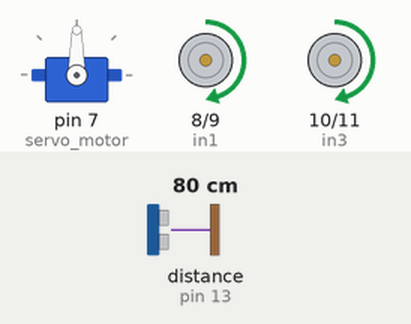
The sketch below on a simulated Arduino Uno, built with avr-gcc and run on an emulated ATmega328P. Shown: servo, motor-driver pin pairs drawn as motors (green arrow = first pin HIGH = forward, orange = second pin HIGH = backward, longer = more drive, scaled by the enable pin). Wiring (inferred from the names in the program): ultrasonic range finder: trigger pin 12; echo pin 13. Inputs (shaded band) come from the test bench; at power-on: distance to the obstacle (sensor on pin 13) 80 cm. The echo pulse lasts 58.3 µs per cm.

Above: at 1.2 s.
1.3 s: distance to the obstacle (sensor on pin 13) set to 34 cm
2.8 s: distance to the obstacle (sensor on pin 13) set to 29 cm
At 2.95 s:
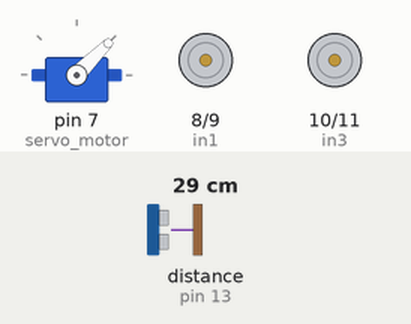
5.8 s: distance to the obstacle (sensor on pin 13) set to 35 cm
At 6.7 s:
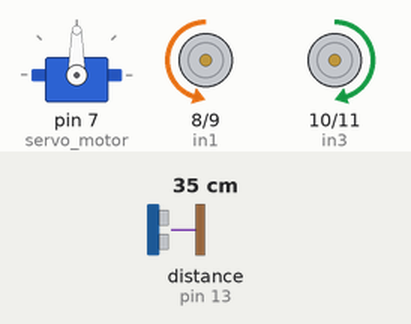
8.3 s: distance to the obstacle (sensor on pin 13) set to 2 cm
At 9.0 s:
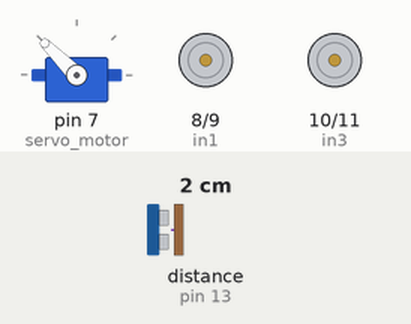
11.3 s: distance to the obstacle (sensor on pin 13) set to 60 cm
At 11.33 s:
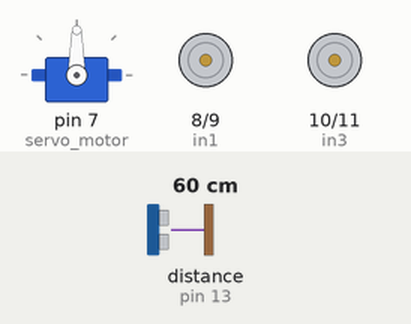
Timing chart, 0 to 13.9 s (numbered marks = the images above; inputs shaded):
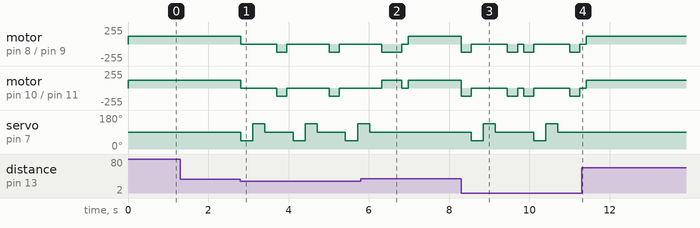

The sketch:

micro_mouse.ino
```cpp
/********************************************************************
  Engineer : Omar Elsobkey
  Version  : 1.0
  Date     : 16/1/2021
********************************************************************/

// servo motor
#include <Servo.h>
Servo myservo;
#define servo_motor 7                        // servo motor pin

// h-bridge
#define en_a 5                               // speed control of motor 1
#define en_b 6                               // speed control of motor 2
#define in1 8
#define in2 9
#define in3 10
#define in4 11
#define speed1 120                            // motor normal speed
#define speed2 120                            // motor turning speed

#define delay_time 500                       // turning time

// ultrasonic
#define trigger 12                            // sends HIGH signal and measure the time by echo lens
#define echo 13                               // reads the time the signal took to return
int distance, duration;                       // used by ultrasnic function
int midDistance, rightDistance, leftDistance; // compare between the distances to choose the direction

void setup() {
  // put your setup code here, to run once:
  myservo.attach(servo_motor);
  myservo.write(90); // attach the used pin with servo

  pinMode(en_a, OUTPUT);
  pinMode(en_b, OUTPUT);
  pinMode(in1, OUTPUT);
  pinMode(in2, OUTPUT);
  pinMode(in3, OUTPUT);
  pinMode(in4, OUTPUT);

  pinMode(trigger, OUTPUT);
  pinMode(echo, INPUT);
}

void loop() {
  // put your main code here, to run repeatedly:
  midDistance = ultrasonic(); // take ultrasonic distance value
  if (midDistance > 30) {
    moveF();
  }
  else
  {
    if (midDistance <= 10)
      moveB(); // if close to object reverse to get more space to change orientation
    off();                             // stop robot
    myservo.write(45);                 // turn servo Right
    delay(300);
    rightDistance = ultrasonic();          // get right distance
    myservo.write(135);                // turn servo Left
    delay(300);
    leftDistance = ultrasonic();          // get left distance
    myservo.write(90);                 // return to center pos
    delay(300);

    if (rightDistance > 30 || leftDistance > 30) {
      if (rightDistance >= leftDistance) turnR();
      else turnL();
    }
    else moveB();

    off();                             // stop after execute Comparison function action
    delay(150);
  }
}

// reads the distance of the nearest obstacle
int ultrasonic() {
  distance = 0;
  digitalWrite(trigger, LOW);      // make sure that u will start now
  delayMicroseconds(2);            // to make sure that there is no collected signals by the trigger
  digitalWrite(trigger, HIGH);     // will be kept for 10us to initialize measurement by sending US wave.
  delayMicroseconds(10);
  digitalWrite(trigger, LOW);      // stop recieving signals

  duration = pulseIn(echo, HIGH);  // returns the sound wave travel time in microseconds since the start of emitting signals until the echo reads HIGH (recieves signals)
  distance = duration * 0.034 / 2; // Calculating the distance in cm
  return distance;
}

// the 2 motors move forward
void moveF() {
  analogWrite(en_a, speed1);
  analogWrite(en_b, speed1);

  digitalWrite(in1, HIGH);
  digitalWrite(in2, LOW);
  digitalWrite(in3, HIGH);
  digitalWrite(in4, LOW);
}

// the 2 motors move backward
void moveB() {
  analogWrite(en_a, speed1);
  analogWrite(en_b, speed1);

  digitalWrite(in1, LOW);
  digitalWrite(in2, HIGH);
  digitalWrite(in3, LOW);
  digitalWrite(in4, HIGH);
  delay(250);
}

// the right motor move forward and the left motor moves backward
void turnR() {
  analogWrite(en_a, speed2);
  analogWrite(en_b, speed2);

  digitalWrite(in1, HIGH);
  digitalWrite(in2, LOW);
  digitalWrite(in3, LOW);
  digitalWrite(in4, HIGH);
  delay(delay_time);
}

// the right motor move backward and the left motor moves forward
void turnL() {
  analogWrite(en_a, speed2);
  analogWrite(en_b, speed2);

  digitalWrite(in1, LOW);
  digitalWrite(in2, HIGH);
  digitalWrite(in3, HIGH);
  digitalWrite(in4, LOW);
  delay(delay_time);
}

// turns off the 2 motors
void off() {
  analogWrite(en_a, 0);
  analogWrite(en_b, 0);

  digitalWrite(in1, LOW);
  digitalWrite(in2, LOW);
  digitalWrite(in3, LOW);
  digitalWrite(in4, LOW);
}
```

Measured:
- the behaviour switches between 32 and 31 cm on distance to the obstacle (sensor on pin 13) (found by bisection; images 0 and 1)
- after the input at 1.3 s, every drawn part: stays the same
- after the input at 2.8 s, motor on pin 8 (in1) / pin 9 (in2), motor on pin 10 (in3) / pin 11 (in4): alternates backward 120/255 for 0.25 s and stopped for 0.98 s, starting at once; servo on pin 7 (servo_motor): 90° → 45° at once, then repeats every 1.3 s: 135° 0.30 s, 90° 0.70 s, 45° 0.30 s
- after the input at 5.8 s, servo on pin 7 (servo_motor): goes on until 6.0 s, then stays 90°
- after the input at 8.3 s, motor on pin 8 (in1) / pin 9 (in2), motor on pin 10 (in3) / pin 11 (in4): forward 120/255 → backward 120/255 at once, → stopped 0.25 s later, → backward 120/255 0.90 s later, → stopped 0.25 s later, … (8 changes in this stretch)
- after the input at 11.3 s, servo on pin 7 (servo_motor): stops changing and stays 90°
